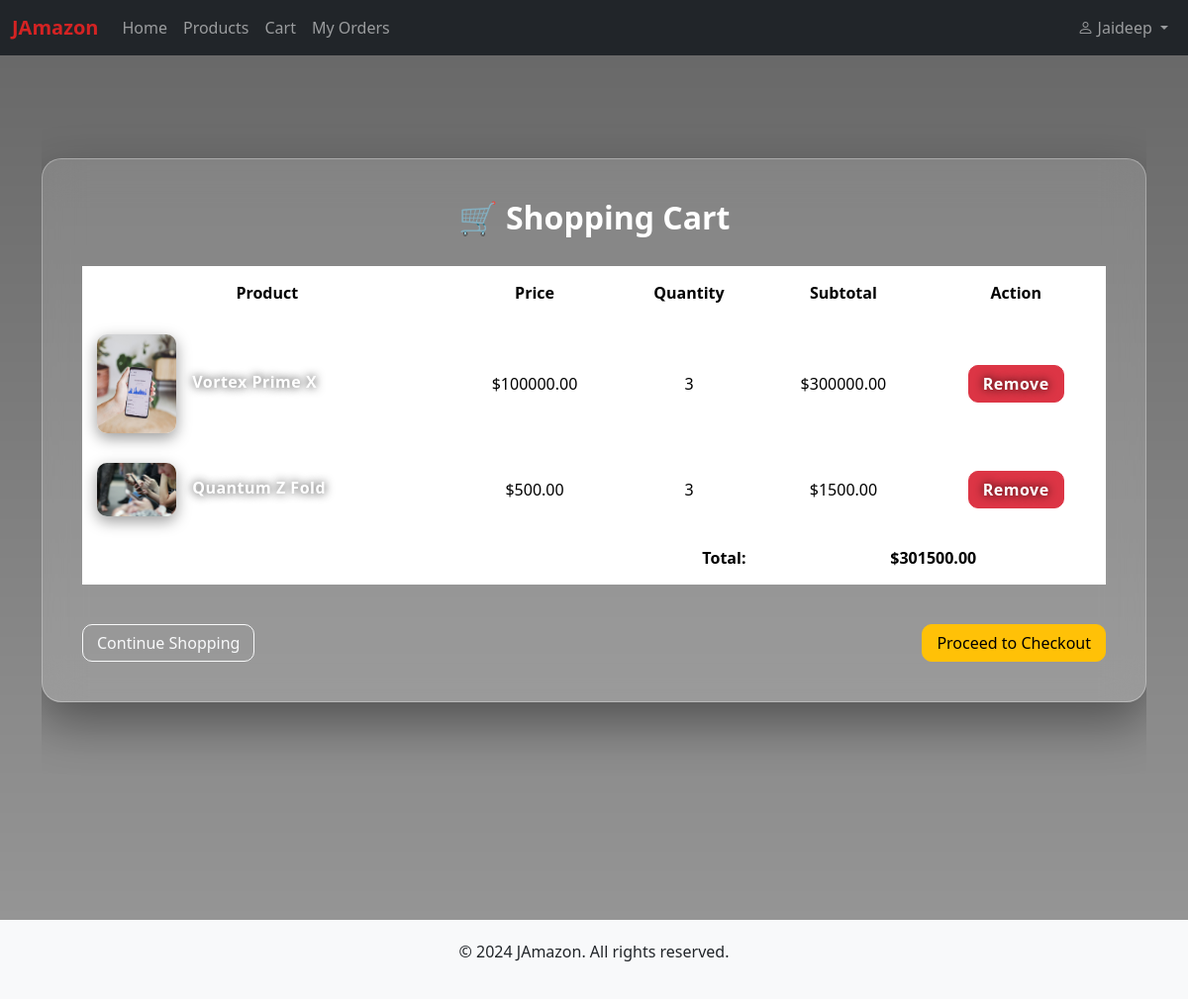
The app's page /cart/ (signed in) with its own data.
### cart/models.py (models this page shows, shortened)
class Cart(models.Model):
    user = models.ForeignKey(User, on_delete=models.CASCADE, related_name='cart_items')
    product = models.ForeignKey(Product, on_delete=models.CASCADE)
    quantity = models.PositiveIntegerField(default=1)
    added_at = models.DateTimeField(auto_now_add=True)
    class Meta:
        unique_together = ('user', 'product')
    @property
    def subtotal(self):
        return self.product.price * self.quantity

### products/models.py (models this page shows, shortened)
class Product(models.Model):
    name = models.CharField(max_length=200)
    slug = models.SlugField(unique=True, blank=True)
    description = models.TextField()
    price = models.DecimalField(max_digits=10, decimal_places=2)
    category = models.ForeignKey(Category, on_delete=models.CASCADE, related_name='products')
    stock = models.IntegerField(default=0)
    image = models.ImageField(upload_to='products/')
    is_available = models.BooleanField(default=True)
    created_at = models.DateTimeField(auto_now_add=True)
    updated_at = models.DateTimeField(auto_now=True)
    class Meta:
        ordering = ['-created_at']

### cart/views.py (the view)
# urls.py: path('', views.cart_detail, name='cart_detail'),
@login_required
def cart_detail(request):
    cart_items = Cart.objects.filter(user=request.user)
    total_price = sum(item.subtotal for item in cart_items)
    context = {
        'cart_items': cart_items,
        'total_price': total_price,
    }
    return render(request, 'cart/cart_detail.html', context)

### cart/context_processors.py (called while the page is built)
def cart_count(request):
    if request.user.is_authenticated:
        try:
            count = Cart.objects.filter(user=request.user).count()
        except:
            count = 0
    else:
        count = 0
    return {'cart_count': count}

### templates/cart/cart_detail.html (shortened to what this page needs)
{% extends 'base.html' %}
{% block content %}
<div class="cart-page">
    <div class="container cart-container">
        <h2 class="text-center">🛒 Shopping Cart</h2>
        {% if cart_items %}
            <div class="table-responsive">
                <table class="table table-borderless cart-table">
                    <thead>
                        <tr>
                            <th>Product</th>
                            <th>Price</th>
                            <th>Quantity</th>
                            <th>Subtotal</th>
                            <th>Action</th>
                        </tr>
                    </thead>
                    <tbody>
                        {% for item in cart_items %}
                        <tr>
                            <td>
                                <img src="{{ item.product.image.url }}"
                                     alt="{{ item.product.name }}"
                                     width="80"
                                     class="cart-img">
                                <a href="{% url 'product_detail' product_slug=item.product.slug %}">
                                    {{ item.product.name }}
                                </a>
                            </td>
                            <td>${{ item.product.price }}</td>
                            <td>{{ item.quantity }}</td>
                            <td>${{ item.subtotal }}</td>
                            <td>
                                <a href="{% url 'cart_remove' product_id=item.product.id %}"
                                   class="btn btn-sm btn-danger">
                                   Remove
                                </a>
                            </td>
                        </tr>
                        {% endfor %}
                    </tbody>
                    <tfoot>
                        <tr>
                            <td colspan="3" class="text-end"><strong>Total:</strong></td>
                            <td colspan="2"><strong>${{ total_price }}</strong></td>
                        </tr>
                    </tfoot>
                </table>
            </div>
            <div class="d-flex justify-content-between mt-4">
                <a href="{% url 'product_list' %}" class="btn btn-outline-light">
                    Continue Shopping
                </a>
                <a href="{% url 'checkout' %}" class="btn btn-warning">
                    Proceed to Checkout
                </a>
            </div>
        {% endif %}
    </div>
</div>
{% endblock %}

### templates/base.html (shortened to what this page needs)
<!DOCTYPE html>
<html lang="en">
<head>
    <link href="https://cdn.jsdelivr.net/npm/bootstrap@5.3.2/dist/css/bootstrap.min.css" rel="stylesheet">
    <link href="https://cdn.jsdelivr.net/npm/bootstrap-icons@1.11.0/font/bootstrap-icons.css" rel="stylesheet">
</head>
<body>
    <nav class="navbar navbar-expand-lg navbar-dark bg-dark">
        <div class="container-fluid">
            <a class="navbar-brand" href="{% url 'home' %}">JAmazon</a>
            <div class="collapse navbar-collapse" id="navbarNav">
                <ul class="navbar-nav me-auto">
                    <li class="nav-item"><a class="nav-link" href="{% url 'home' %}">Home</a></li>
                    <li class="nav-item"><a class="nav-link" href="{% url 'product_list' %}">Products</a></li>
                    <li class="nav-item"><a class="nav-link" href="{% url 'cart_detail' %}">Cart</a></li>
                    <li class="nav-item"><a class="nav-link" href="{% url 'order_list' %}">My Orders</a></li>
                </ul>
                <ul class="navbar-nav">
                    {% if user.is_authenticated %}
                        <li class="nav-item dropdown">
                            <a class="nav-link dropdown-toggle" href="#" role="button" data-bs-toggle="dropdown">
                                <i class="bi bi-person"></i> {{ user.username }}
                            </a>
                        </li>
                    {% else %}
                        <li class="nav-item"><a class="nav-link" href="{% url 'login' %}">Login</a></li>
                        <li class="nav-item"><a class="nav-link" href="{% url 'register' %}">Register</a></li>
                    {% endif %}
                </ul>
            </div>
        </div>
    </nav>
    <div class="container mt-4">
        {% block content %}
        {% endblock %}
    </div>
    <footer class="footer text-center">
        <div class="container">
            <p>&copy; 2024 JAmazon. All rights reserved.</p>
        </div>
    </footer>
</body>
</html>

### templates/base.html (style rules this page uses)
.navbar-brand { font-weight: bold; color: #d42323; }
.footer { background: #f8f9fa; padding: 20px 0; margin-top: 50px; }

### templates/cart/cart_detail.html (style rules this page uses)
.cart-page { position: relative; min-height: 100vh; overflow: hidden; }
.cart-page::before { content: ""; position: fixed; top: 0; left: 0; width: 100%; height: 100%; background-image: url("https://images.unsplash.com/photo-1501785888041-af3ef285b470"); background-size: cover; background-position: center; filter: blur(12px); transform: scale(1.1); z-index: -2; }
.cart-page::after { content: ""; position: fixed; top: 0; left: 0; width: 100%; height: 100%; background: linear-gradient( rgba(0, 0, 0, 0.6), rgba(0, 0, 0, 0.4) ); z-index: -1; }
.cart-container { margin-top: 80px; margin-bottom: 80px; background: rgba(255, 255, 255, 0.15); backdrop-filter: blur(20px); -webkit-backdrop-filter: blur(20px); padding: 40px; border-radius: 20px; border: 1px solid rgba(255, 255, 255, 0.3); box-shadow: 0 20px 50px rgba(0, 0, 0, 0.4); color: white; }
.cart-container h2 { font-weight: 600; margin-bottom: 30px; }
.cart-table { color: white; }
.cart-table th { font-weight: 600; }
.cart-table td, .cart-table th { vertical-align: middle; text-align: center; padding: 15px; }
.cart-table td:first-child { text-align: left; }
.cart-img { border-radius: 10px; margin-right: 12px; box-shadow: 0 5px 15px rgba(0,0,0,0.4); }
.cart-table a { text-decoration: none; font-weight: 700; color: #ffffff; text-shadow: 0 0 10px rgba(0, 0, 0, 0.9); font-size: 16px; letter-spacing: 0.5px; }
.btn { border-radius: 10px; padding: 6px 14px; }

### records on screen
Cart: product.image (picture), product.name "Vortex Prime X", product.price "100000.00", quantity "3", subtotal "300000.00"
Cart: product.image (picture), product.name "Quantum Z Fold", product.price "500.00", quantity "3", subtotal "1500.00"

### other values on screen
{{ user.username }} "Jaideep"
{{ total_price }} "301500.00"
